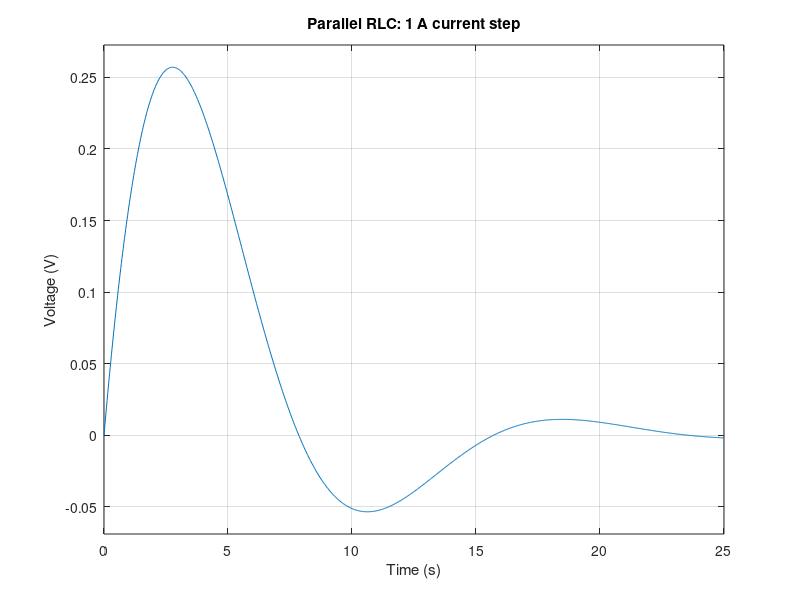
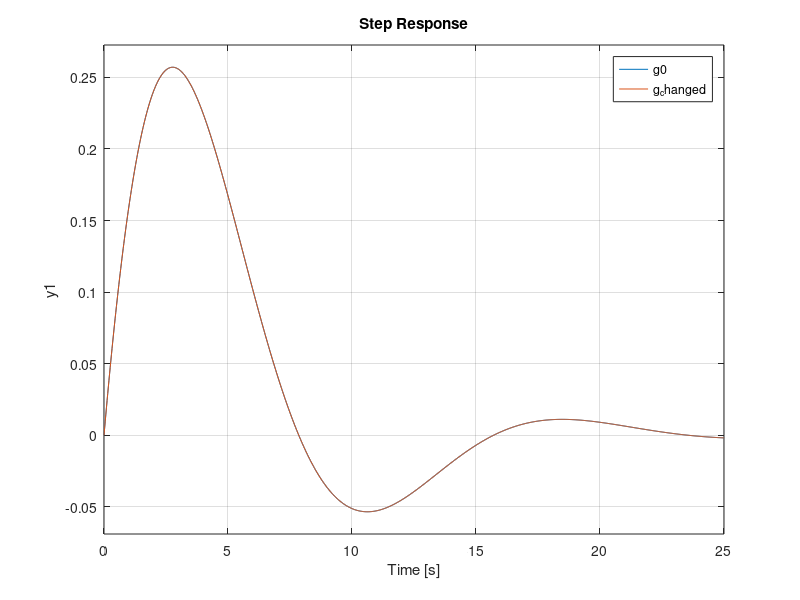

These charts were generated, in order, by the following MATLAB code: (Note: this script raises an error after producing the figures.)
%[text] # 제어공학1 2주차 실습 — 물리 모델과 응답
%[text] **자료 버전: 2026-2-02**
%[text] 이 문서는 R2025a 이상의 Live Editor에서 설명과 코드를 함께 보는 실습 문서입니다. MATLAB Online에 업로드해 열고, 본인 사본에서 작업하세요.
%[text] 이 Live Script는 개편된 실습 교재 원본입니다. 본인 사본에서 실행하고 관찰을 기록합니다.
%[text] 이번 실습의 순서는 **예측 → 실행 → 관찰 → 물리적으로 설명**입니다. 회로/기계 모델의 식은 자습 HTML에서 확인하세요. 작성란의 빈 내용을 자신의 말로 채웁니다.
%[text] 특정 제출 파일명/형식은 이 문서에서 새로 정하지 않습니다. 조교와 현재 과제 안내를 따르세요.
%[text] [현재 실습 안내](https://niilab.notion.site/2-9-10-121888a17b30833785bb81da6130590c?pvs=25)
%% 실행 환경 확인
%[text] ## 0. 먼저 확인하기
%[text] 아래 코드는 MATLAB 버전을 표시하고 필요한 함수를 확인합니다. **Control System Toolbox**가 필요합니다. tf를 찾을 수 없다면 조교에게 환경 확인을 요청하세요.
disp(version);
assert(exist('tf','file') ~= 0, 'Control System Toolbox의 tf 함수를 확인하세요.');
%% RLC 기준 실행
%[text] ## 1. 병렬 RLC의 기준 응답
%[text] 입력은 전류[A], 출력은 전압[V]입니다. 영 초기조건에서 전달함수는 분자 s, 분모 C*s^2 + (1/R)*s + 1/L입니다.
%[text] **실행 전 예상:** 전압은 처음과 오래 후에 어떤 값이 될까요? 작성: ______
R0 = 0.5; % ohm
L0 = 1;   % H
C0 = 5;   % F
t_rlc = linspace(0,25,1001);
g0 = tf([1 0], [C0 1/R0 1/L0]);
disp(g0);
figure('Name','RLC baseline');
step(g0,t_rlc);
grid on;
title('Parallel RLC: 1 A current step');
xlabel('Time (s)'); ylabel('Voltage (V)');
%[text] **관찰:** 예상과 같은 점/다른 점을 적으세요. 작성: ______
%[text] 계수 배열은 s의 높은 차수부터 적습니다. 분자 [1 0]의 마지막 0을 생략하면 다른 모델이 됩니다.
%% RLC 한 변수씩 변경
%[text] ## 2. R, L, C를 한 가지씩 바꾸기
%[text] 아래에서 parameter를 "R", "L", "C" 중 하나로, factor를 2 또는 0.5로 바꾸고 이 섹션을 실행하세요. 기준 모델은 그대로 유지되어 두 곡선을 비교할 수 있습니다.
%[text] 처음에는 factor=1이므로 두 곡선이 겹칩니다. 코드를 이해한 뒤 값을 바꾸세요. 각 파라미터의 2배/0.5배 등 변화를 비교해 기록합니다.
parameter = "R"; % 학생이 바꿀 부분: "R", "L", "C"
factor = 1;      % 학생이 바꿀 부분: 2 또는 0.5
assert(any(parameter == ["R","L","C"]), 'parameter는 R, L, C 중 하나여야 합니다.');
assert(isscalar(factor) && isfinite(factor) && factor > 0, 'factor는 양수여야 합니다.');
R = R0; L = L0; C = C0;
switch parameter
    case "R"
        R = R0*factor;
    case "L"
        L = L0*factor;
    case "C"
        C = C0*factor;
end
g_changed = tf([1 0], [C 1/R 1/L]);
figure('Name','RLC comparison');
step(g0,g_changed,t_rlc);
grid on;
legend('Baseline',char(parameter + " x " + string(factor)), 'Location','best');
title('Change one parameter');
xlabel('Time (s)'); ylabel('Voltage (V)');
%[text] 아래는 관찰을 정리할 표입니다. 각 행에 해당하는 실험을 수행한 뒤 채우세요. 그래프를 저장한다면 어떤 파라미터 값인지 표시하세요.
%[text:table]
%[text] | 변경 | 실행 전 예상 | 그래프 관찰 | 물리적 설명 |
%[text] | --- | --- | --- | --- |
%[text] | R x 2 | 미작성 | 미작성 | 미작성 |
%[text] | R x 0.5 | 미작성 | 미작성 | 미작성 |
%[text] | L x 2 | 미작성 | 미작성 | 미작성 |
%[text] | L x 0.5 | 미작성 | 미작성 | 미작성 |
%[text] | C x 2 | 미작성 | 미작성 | 미작성 |
%[text] | C x 0.5 | 미작성 | 미작성 | 미작성 |
%[text:table]
%[text] **해석 힌트:** 무엇이 변하고 무엇이 유지되는지 나누어 보세요. 저항의 영향은 오늘의 병렬 회로에서 생각해야 합니다.
%% 기계 시스템 기준 실행
%[text] ## 3. 질량–스프링–댐퍼의 기준 응답
%[text] 입력은 힘[N], 출력은 평형점 기준 변위[m]입니다. 식은 M*y'' + b*y' + k*y = u입니다. 분자는 1, 분모 계수는 [M b k]입니다.
%[text] **실행 전 예상:** 일정한 힘을 계속 가하면 변위가 계속 커질까요? 작성: ______
M = 1; b = 2; k = 5;
t_msd = linspace(0,15,1001);
g_msd = tf(1,[M b k]);
figure('Name','Mechanical baseline');
step(g_msd,t_msd);
grid on;
title('Mass-spring-damper: 1 N force step');
xlabel('Time (s)'); ylabel('Displacement (m)');
%[text] **관찰과 이유:** 작성: ______
%% 기계 시스템 세 경우 비교
%[text] ## 4. 세 경우를 한 그래프에서 비교하기
%[text] 원문 과제의 세 경우: 기본 [1 2 5], 댐핑 증가 [1 8 5], 스프링 증가 [1 2 10]. 각 행의 순서는 [M b k]입니다.
%[text] 아래는 아직 세 행이 모두 기본값인 시작 코드입니다. **두 번째와 세 번째 행을 과제 조건에 맞게 바꾸세요.** 처음 실행해서 선이 겹치는 것은 이 때문입니다.
cases = [1 2 5;
         1 2 5;  % 학생이 바꿀 부분: 댐핑 증가 조건
         1 2 5]; % 학생이 바꿀 부분: 스프링 증가 조건
assert(isequal(size(cases),[3 3]) && all(cases(:)>0), 'cases는 양수의 3x3 배열이어야 합니다.');
figure('Name','Mechanical comparison');
hold on;
for idx = 1:3
    g_case = tf(1,cases(idx,:));
    [y_case,time_case] = step(g_case,t_msd);
    plot(time_case,y_case,'LineWidth',1.5);
end
hold off;
grid on;
legend('Case 1','Case 2','Case 3','Location','best');
title('Compare the three cases');
xlabel('Time (s)'); ylabel('Displacement (m)');
%[text:table]
%[text] | 경우 | 최종값에 관한 관찰 | 진동/피크에 관한 관찰 | 안정되는 시간에 관한 관찰 |
%[text] | --- | --- | --- | --- |
%[text] | Case 1 | 미작성 | 미작성 | 미작성 |
%[text] | Case 2 | 미작성 | 미작성 | 미작성 |
%[text] | Case 3 | 미작성 | 미작성 | 미작성 |
%[text:table]
%[text] **설명:** 댐핑을 키우는 것과 빨리 안정되는 것은 같은 뜻일까요? 스프링을 키웠을 때 최종값도 같은가요? 그래프와 모델식에 근거해 적으세요. 작성: ______
%% 마지막 확인
%[text] ## 5. 저장·제출 전 확인
%[text] - RLC에서 각 파라미터 변경 결과와 물리적 의미를 기록했는가?
%[text] - 기계 모델의 두 번째/세 번째 행을 실제 과제 조건으로 수정했는가?
%[text] - 세 경우가 한 그래프에 표시되고 범례·단위를 읽을 수 있는가?
%[text] - 미작성/빈칸을 채우고 결과를 자신의 말로 설명했는가?
%[text] - 본인 작업이 저장되어 있고 제출 방식은 조교 안내와 일치하는가? \
%[text] 현재 확인된 KLAS 2주차 과제 마감: 2026-09-10 23:59. 변경되면 최신 공지를 따르세요.
%[appendix]{"version":"1.0"}
%---
%[metadata:view]
%   data: {"layout":"inline","rightPanelPercent":40}
%---
